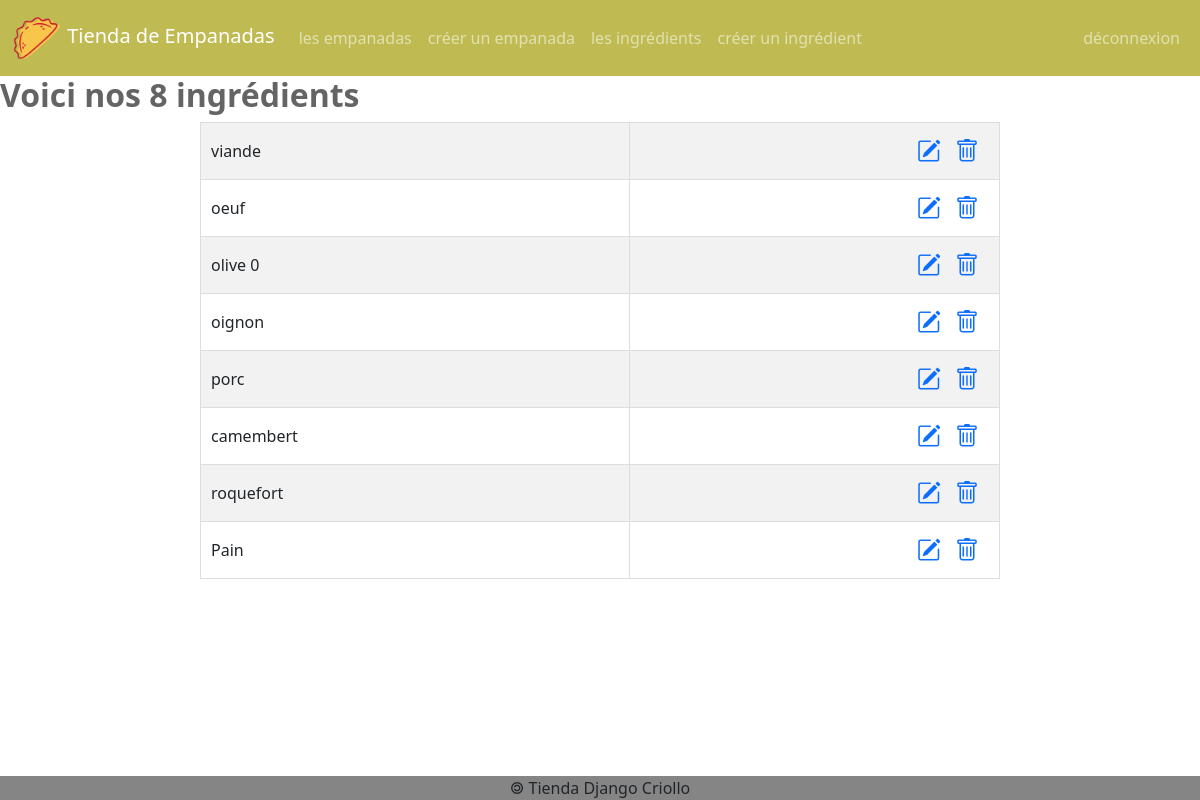
The page /ingredients/ (signed in) on the database as committed earlier.
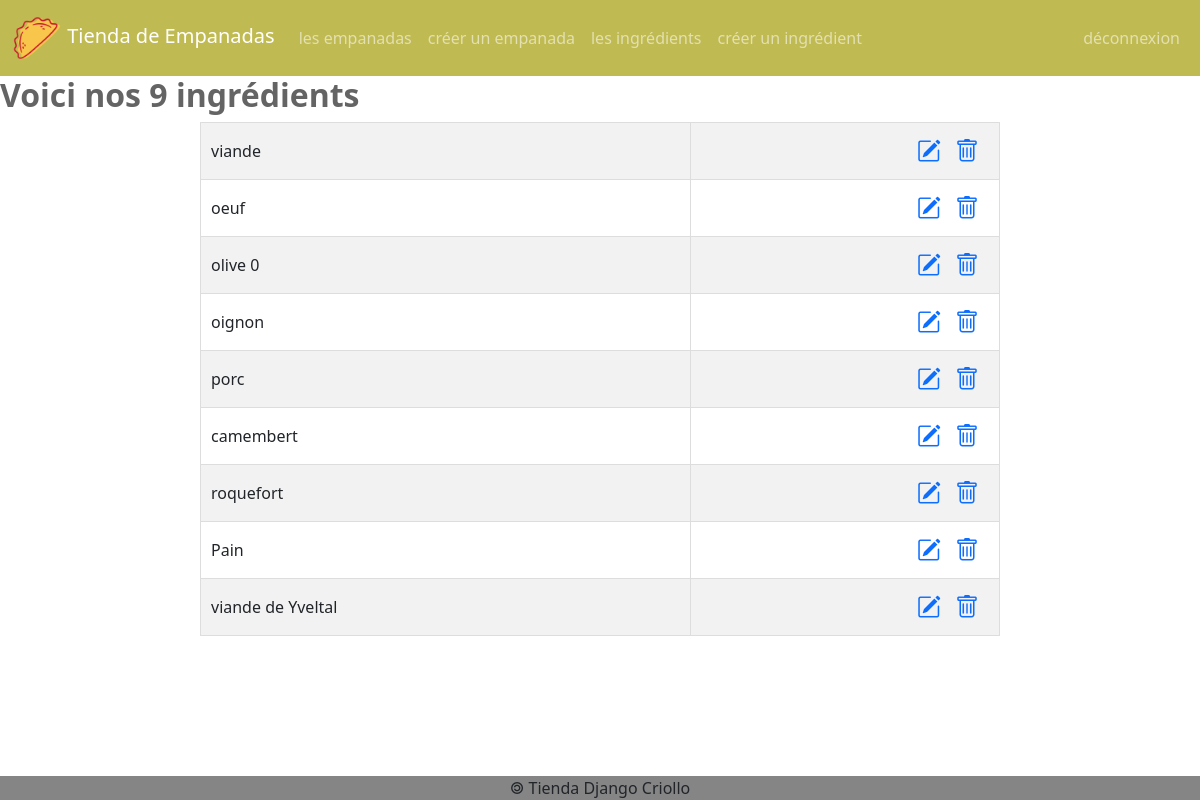
The same page on the database as committed later.
### empanadas/models.py (models this page shows)
class Ingredient(models.Model):
    idIngredient = models.AutoField(primary_key=True)
    nomIngredient = models.CharField(max_length=50)
    def __str__(self) :
        return self.nomIngredient

### empanadas/views.py (the view)
# urls.py: path('ingredients/', views.ingredients, name='liste_ingredients'),
def ingredients(request):
    user = None
    if request.user.is_staff:
        lesIngredients = Ingredient.objects.all()
        user = User.objects.get(id = request.user.id)
        return render(
            request,
            'empanadas/ingredients.html',
            {'ingredients' : lesIngredients, 'user' : user,}
    )
    elif request.user.is_authenticated:
        return redirect ('/empanadas')
    else:
        return redirect('/login')

### empanadas/templates/empanadas/ingredients.html (shortened to what this page needs)
{% extends 'empanadas/base.html' %}
{% block main %}
<h2>Voici nos {{ ingredients|length }} ingrédients</h2>
<table class="table table-striped">
    <tbody>
        {% for ing in ingredients %}
        <tr>
            <td>{{ ing }}</td>
            <td>
                <a href="/ingredients/{{ ing.idIngredient }}/update"
                    ><i class="bi bi-pencil-square"></i
                ></a>
                <a href="/ingredients/{{ ing.idIngredient }}/delete"
                    ><i class="bi bi-trash"></i
                ></a>
            </td>
        </tr>
        {% endfor %}
    </tbody>
</table>
{% endblock %}

### empanadas/templates/empanadas/base.html (shortened to what this page needs)
{% load static %}
<!DOCTYPE html>
<html lang="fr">
    <head>
        <link
            href="https://cdn.jsdelivr.net/npm/bootstrap@5.0.2/dist/css/bootstrap.min.css"
            rel="stylesheet"
        />
        <link href="{% static 'empanadas/css/styles.css' %}" rel="stylesheet" />
        <link
            rel="stylesheet"
            href="https://cdn.jsdelivr.net/npm/bootstrap-icons/font/bootstrap-icons.css"
        />
    </head>
    <body>
        <header>
            {% if user.is_staff %}
            {% include 'comptes/menuStaff.html' %}
            {% elif user.is_authenticated %}
            {% include 'comptes/menuClient.html' %}
            {% else %}
            {% include 'comptes/menuNonConnecte.html' %}
            {% endif %}
        </header>
        <main>
            {% block main %}{% endblock %}
        </main>
        <footer>{% include 'empanadas/footer.html' %}</footer>
    </body>
</html>

### comptes/templates/comptes/menuStaff.html (shortened to what this page needs)
{% load static %}
<nav class="navbar navbar-expand-lg navbar-dark bg-success">
    <div class="container-fluid">
        <a class="navbar-brand" href="/empanadas"
            ><img
                src="{% static 'empanadas/img/empanadas.webp' %}"
                height="50em"
                width="50em"
            />
            Tienda de Empanadas</a
        >
        <div id="navbarText" class="collapse navbar-collapse">
            <ul class="navbar-nav me-auto mb-2 mb-lg-0">
                <li class="nav-item">
                    <a class="nav-link" href="/empanadas">les empanadas</a>
                </li>
                <li class="nav-item">
                    <a class="nav-link" href="/empanadas/add"
                        >créer un empanada</a
                    >
                </li>
                <li class="nav-item">
                    <a class="nav-link" href="/ingredients">les ingrédients</a>
                </li>
                <li class="nav-item">
                    <a class="nav-link" href="/ingredients/add"
                        >créer un ingrédient</a
                    >
                </li>
            </ul>
            <ul class="navbar-nav">
                <li class="nav-item">
                    <a class="nav-link" href="/logout"> déconnexion </a>
                </li>
            </ul>
        </div>
    </div>
</nav>

### empanadas/templates/empanadas/footer.html
&#127279; Tienda Django Criollo

### empanadas/static/empanadas/css/styles.css (style rules this page uses)
body { display: flex; min-height: 100vh; flex-direction: column; }
main { flex: 1; }
footer { padding: 15px 0; margin: 0; padding: 0; text-align: center; }
.bg-success, .container-fluid { background-color: rgb(192, 186, 82) !important; }
.table { max-width: 800px; margin: 0 auto; border-top: 1px solid black; border-collapse: collapse; }
.table td, .table th { vertical-align: middle; padding: 10px; border: 1px solid #ddd; }
.table td:last-child { text-align: right; }
.table a { margin-right: 10px; }
.table i { font-size: 1.5em; }
h2 { font-weight: bold; color: rgb(100, 100, 100); }
footer { background-color: #858585; }

Rows that differ between the two databases and show on the page:
added Ingredient: nomIngredient "viande de Yveltal"
Other text that changed with them:
{{ ingredients|length }}: "8" → "9"
